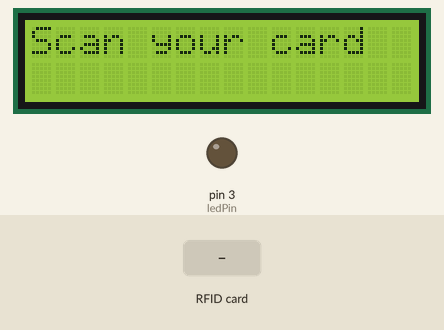
Bench run of a sketch on a simulated Arduino Uno, built with avr-gcc and run on an emulated ATmega328P. On the bench: 16×2 character LCD, output pins drawn as LEDs (lit = HIGH). Dashed ring = blinking. Inputs (shaded band) come from the test bench. Pins used as bus, display or sensor lines are not drawn; what the sketch prints to the serial monitor is not drawn.

Above: at 1.3 s.
1.4 s: RFID card 23 B8 AE FE held to the reader
At 1.55 s:
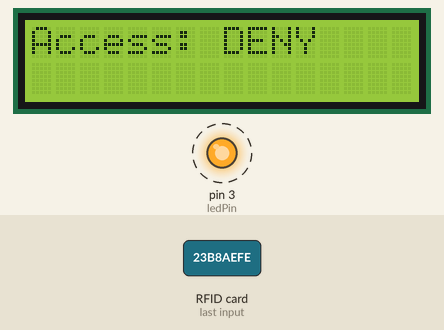
3.6 s: RFID card 5E 7A 19 C4 held to the reader
Timing chart, 0 to 8.7 s (numbered marks = the images above; inputs shaded):
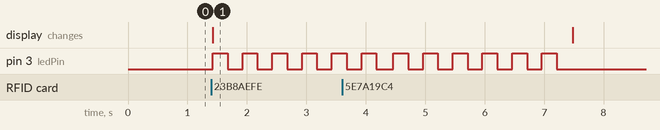

Measured:
- after the input at 1.4 s, pin 3 (ledPin): alternates HIGH for 0.25 s and LOW for 0.25 s, starting at once; the display: changes at once (image 1)

The sketch:

3_LCD_KARTUGANCIDENY.ino
```cpp
#include <SPI.h>
#include <MFRC522.h>
#include <Wire.h>
#include <LiquidCrystal_I2C.h>
int sda = A4;
int scl = A5;
// Pin dan konfigurasi RFID
#define RST_PIN         9  // Pin RST RFID
#define SS_PIN          10 // Pin SDA RFID

MFRC522 rfid(SS_PIN, RST_PIN);  // Membuat instance RFID
LiquidCrystal_I2C lcd(0x27, 16, 2);  // Inisialisasi LCD I2C dengan alamat 0x27

// Pin LED
const int ledPin = 3;   // Pin LED (sama untuk deny dan allow)

// UID yang diizinkan (allow) dengan panjang 7 byte
byte allowUIDs[][7] = {
  {0x05, 0x89, 0xB9, 0x35, 0x02, 0x32, 0x00}  // Ganti dengan UID KTP Anda
};

// UID yang ditolak (deny) dengan panjang 4 byte
byte denyUIDs[][4] = {
  {0x23, 0xB8, 0xAE, 0xFE}  // Ganti dengan UID kartu yang ditolak
};

void setup() {
  Serial.begin(9600);   // Memulai komunikasi serial
  SPI.begin();          // Memulai SPI bus
  rfid.PCD_Init();      // Inisialisasi modul RFID

  lcd.init();           // Inisialisasi LCD
  lcd.backlight();      // Mengaktifkan lampu latar LCD
  lcd.clear();

  pinMode(ledPin, OUTPUT);   // Atur pin LED sebagai output

  Serial.println("Letakkan tag RFID di dekat modul...");
  lcd.setCursor(0, 0);
  lcd.print("Scan your card");
}

void loop() {
  // Jika tidak ada kartu yang terdeteksi, keluar dari loop
  if (!rfid.PICC_IsNewCardPresent()) {
    return;
  }

  // Jika tidak bisa membaca kartu, keluar dari loop
  if (!rfid.PICC_ReadCardSerial()) {
    return;
  }

  // Cek apakah tag cocok dengan UID yang diizinkan
  if (checkUID7(rfid.uid.uidByte, rfid.uid.size, allowUIDs, sizeof(allowUIDs) / 7)) {
    allowAccess();  // Jika cocok, akses diizinkan
  }
  // Cek apakah tag cocok dengan UID yang ditolak
  else if (checkUID4(rfid.uid.uidByte, rfid.uid.size, denyUIDs, sizeof(denyUIDs) / 4)) {
    denyAccess();   // Jika cocok dengan UID yang ditolak, akses ditolak
  }
  else {
    denyAccess();   // Jika tidak cocok dengan keduanya, akses tetap ditolak
  }

  // Berhenti membaca kartu
  rfid.PICC_HaltA();
}

// Fungsi untuk memeriksa apakah UID dari tag dengan panjang 7 byte cocok dengan daftar UID tertentu
bool checkUID7(byte *tagUID, byte tagSize, byte allowedUIDs[][7], int numUIDs) {
  if (tagSize != 7) {
    return false;
  }
  for (int i = 0; i < numUIDs; i++) {
    bool match = true;
    for (byte j = 0; j < 7; j++) {
      if (tagUID[j] != allowedUIDs[i][j]) {
        match = false;
        break;
      }
    }
    if (match) {
      return true;  // Jika UID cocok, kembalikan true
    }
  }
  return false;  // Jika tidak ada yang cocok, kembalikan false
}

// Fungsi untuk memeriksa apakah UID dari tag dengan panjang 4 byte cocok dengan daftar UID tertentu
bool checkUID4(byte *tagUID, byte tagSize, byte allowedUIDs[][4], int numUIDs) {
  if (tagSize != 4) {
    return false;
  }
  for (int i = 0; i < numUIDs; i++) {
    bool match = true;
    for (byte j = 0; j < 4; j++) {
      if (tagUID[j] != allowedUIDs[i][j]) {
        match = false;
        break;
      }
    }
    if (match) {
      return true;  // Jika UID cocok, kembalikan true
    }
  }
  return false;  // Jika tidak ada yang cocok, kembalikan false
}

// Fungsi untuk memberikan akses (Allow)
void allowAccess() {
  lcd.clear();
  lcd.setCursor(0, 0);
  lcd.print("Access: ALLOW");
  Serial.println("Akses diizinkan");

  digitalWrite(ledPin, HIGH);  // Nyalakan LED terus
  delay(3000);                 // LED menyala selama 3 detik
  digitalWrite(ledPin, LOW);   // Matikan LED

  lcd.clear();
  lcd.setCursor(0, 0);
  lcd.print("Scan your card");
}

// Fungsi untuk menolak akses (Deny)
void denyAccess() {
  lcd.clear();
  lcd.setCursor(0, 0);
  lcd.print("Access: DENY");
  Serial.println("Akses ditolak");

  for (int i = 0; i < 6; i++) {  // Blink LED selama 3 detik
    digitalWrite(ledPin, HIGH);
    delay(250);
    digitalWrite(ledPin, LOW);
    delay(250);
  }

  lcd.clear();
  lcd.setCursor(0, 0);
  lcd.print("Scan your card");
}
```
